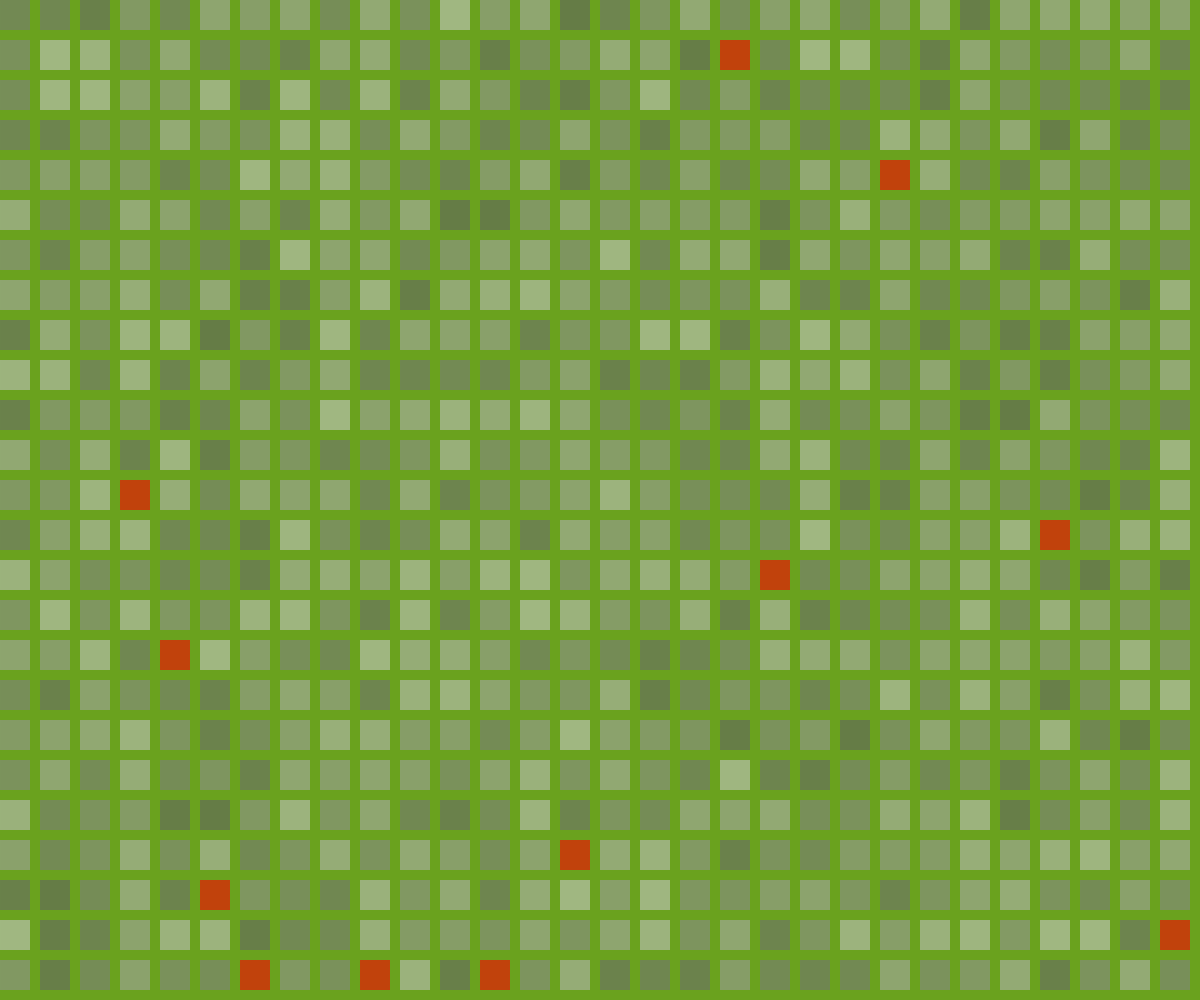
Frame 1 (no input)
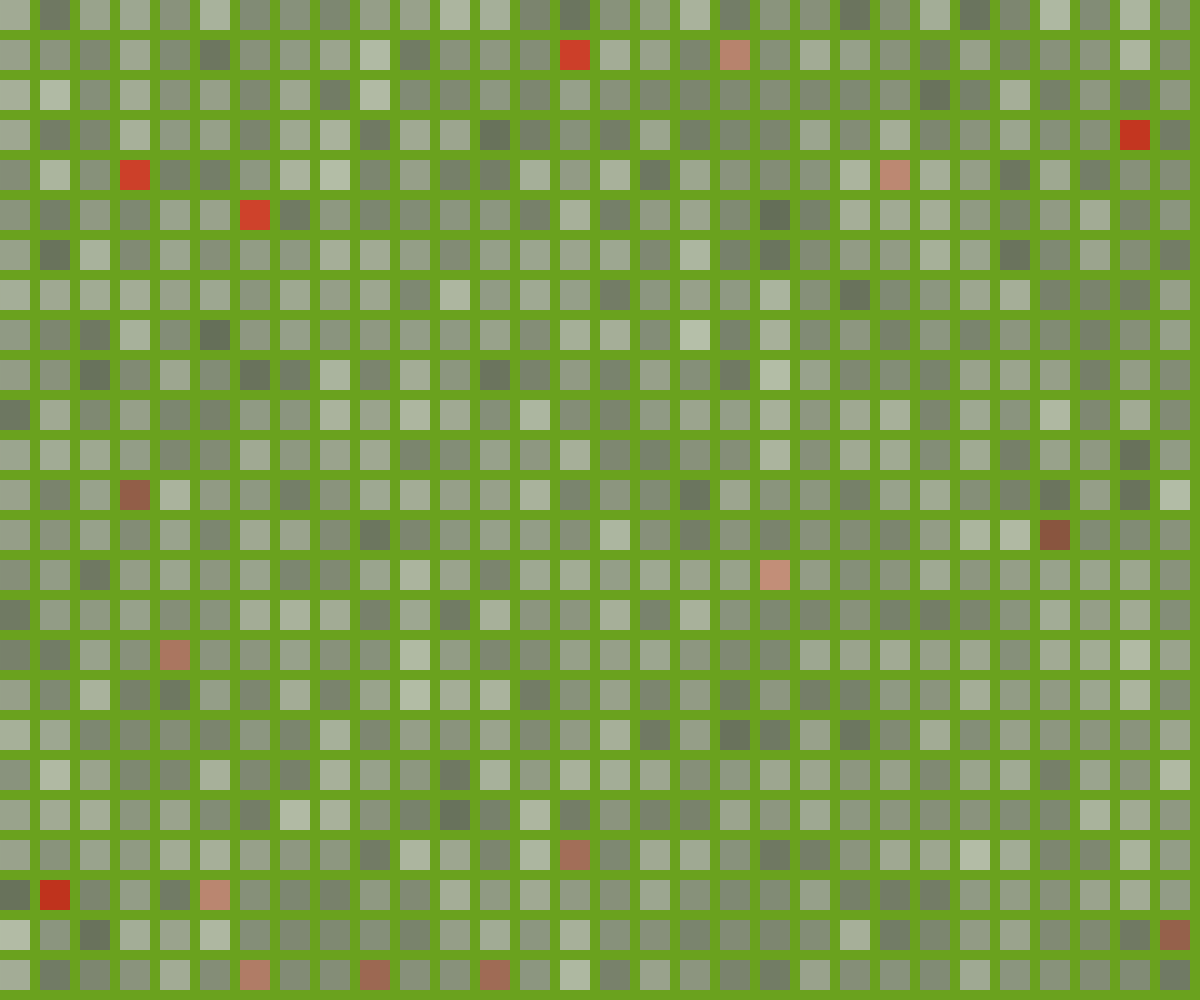
Frame 2 (the mouse pressed at the canvas centre, redrawn once)

The p5.js sketch that drew these frames (run headless with seeded random() and noise() and a simulated clock; the mouse was pressed at the canvas centre and the sketch redrawn once):

// p5.js sketch
// ── sketch.js
function setup() {
    createCanvas(windowWidth, windowHeight);
    background('#6AA21E');
    smooth();
    noStroke();
    noLoop();
}

function draw(){
    var x = 0;
    while (x < width) {
      var y = 0;
      while (y < height) {
          if (random(100) < 1 ) {
              fill(255, 0, 0, 150);
            } else {
              // but usually pick a random gray color
              fill(random(100, 200),150);
            }
        rect(x, y, 30, 30);
        y = y + 40;
      }
      x = x + 40;
    }
}
